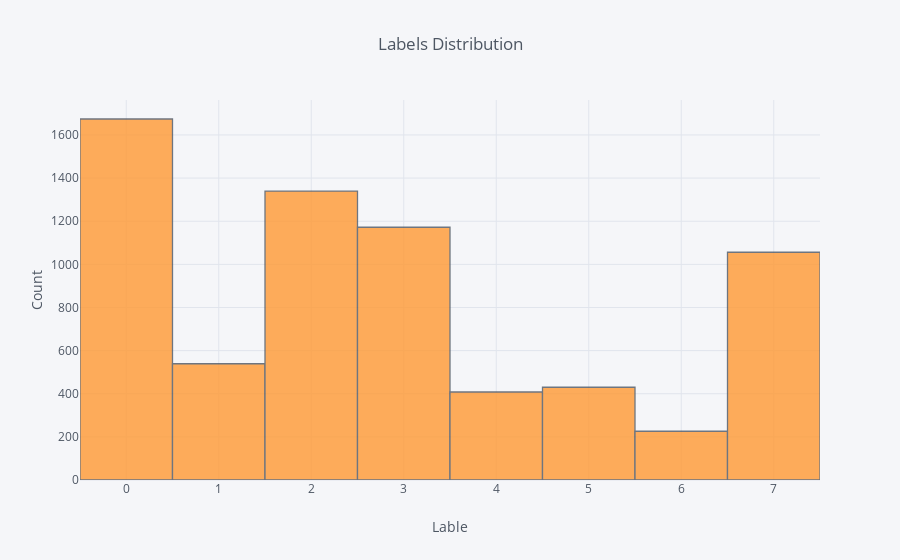

The notebook cell saved with this chart:
### Code cell
embs.label.iplot(kind='hist', xTitle='Label',
                  yTitle='Count', title='Labels Distribution')

### Figure 1 — Plotly figure (JSON) as saved in the notebook; plotly's stock layout.template omitted (floating-point values rounded to 4 significant figures; data arrays with more than 128 entries replaced by an {"elided": "..."} marker saying what was removed)
{"data": [{"histfunc": "count", "histnorm": "", "marker": {"color": "rgba(255, 153, 51, 1.0)", "line": {"color": "#4D5663", "width": 1.3}}, "name": "label", "opacity": 0.8, "orientation": "v", "type": "histogram", "uid": "38e2a2e1-28e9-4c7b-a4d3-eeea1ae5b5e8", "x": {"elided": "6845 int values"}}], "layout": {"barmode": "overlay", "legend": {"bgcolor": "#F5F6F9", "font": {"color": "#4D5663"}}, "paper_bgcolor": "#F5F6F9", "plot_bgcolor": "#F5F6F9", "title": {"font": {"color": "#4D5663"}, "text": "Labels Distribution"}, "xaxis": {"gridcolor": "#E1E5ED", "showgrid": true, "tickfont": {"color": "#4D5663"}, "title": {"font": {"color": "#4D5663"}, "text": "Lable"}, "zerolinecolor": "#E1E5ED"}, "yaxis": {"gridcolor": "#E1E5ED", "showgrid": true, "tickfont": {"color": "#4D5663"}, "title": {"font": {"color": "#4D5663"}, "text": "Count"}, "zerolinecolor": "#E1E5ED"}}}
